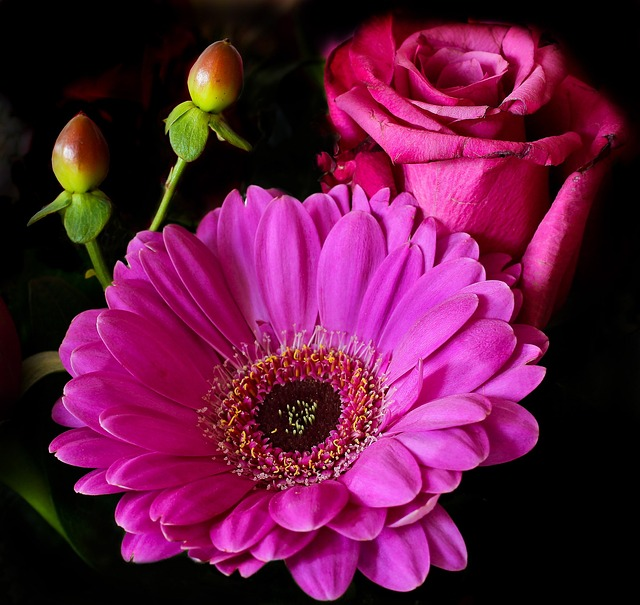
#> input picture dwt/1/flower-344109_640 (1).jpg, 640 x 605 px, found by its file name
$ python '重构子图显示2.py'
#> lines starting #> are read from the running program, lines starting #| are printed output that depends on the picture


import numpy as np
import matplotlib.pyplot as plt
from PIL import Image

# 读取图像并转换为灰度图
image_path = "C:/Users\RT\Desktop\DRCNN\dwt/1/flower-344109_640 (1).jpg"  # 替换为你的图像路径''
image = Image.open(image_path).convert("L")
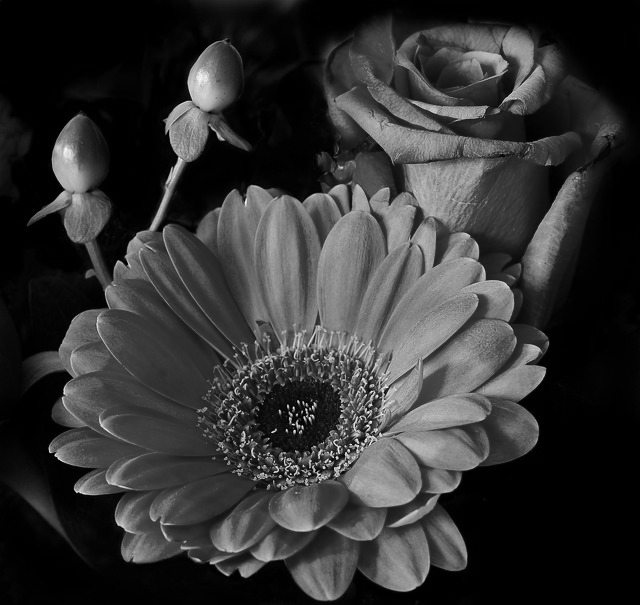
#> image: PIL image 640x605 L; min 0, max 252, mean 50.8
image_np = np.array(image)

# 对图像进行 FFT 变换
f_transform = np.fft.fft2(image_np)
f_shift = np.fft.fftshift(f_transform)  # 将零频率分量移到中心
magnitude_spectrum = 20 * np.log(np.abs(f_shift))
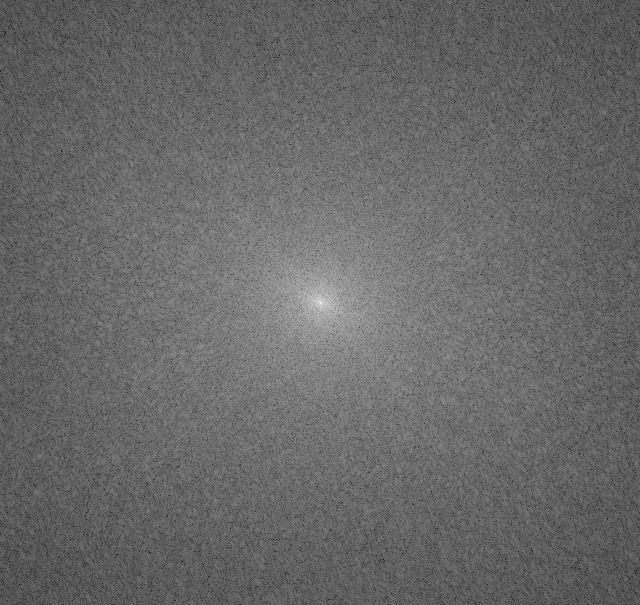
#> magnitude_spectrum: shape (605, 640) float64; min 52.31, max 335.9, mean 168.1; drawn with min black and max white

# 显示频域图像
plt.figure(figsize=(12, 6))
plt.subplot(1, 2, 1)
plt.title("Original Image")
plt.imshow(image_np, cmap="gray")
plt.axis("off")

plt.subplot(1, 2, 2)
plt.title("Frequency Domain")
plt.imshow(magnitude_spectrum, cmap="gray")
plt.axis("off")
plt.show()
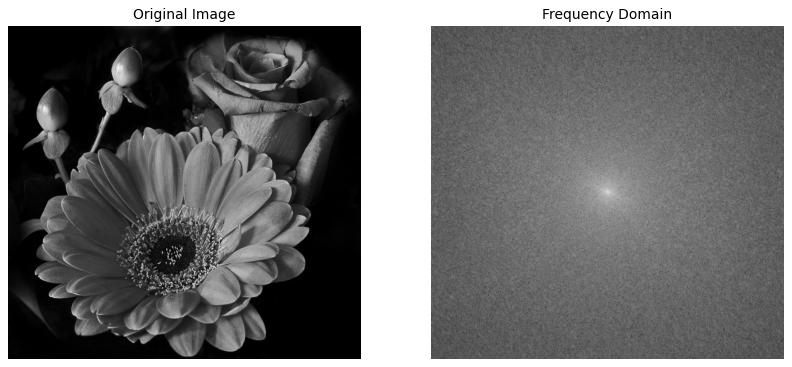
#> figure drawn by matplotlib, 2 panels

# 设定方向感应阈值进行去噪
rows, cols = image_np.shape
#> rows = 605; cols = 640
crow, ccol = rows // 2, cols // 2  # 中心点
#> crow = 302; ccol = 320

# 创建方向感应掩模
threshold = 50  # 控制频率范围
angle_range = np.pi / 4  # 控制方向范围 (以弧度为单位)
mask = np.ones((rows, cols), np.uint8)
y, x = np.ogrid[:rows, :cols]
#> y = 605 values from 0 to 604
dx, dy = x - ccol, y - crow
#> dy = 605 values from -302 to 302
angles = np.arctan2(dy, dx)  # 计算角度
frequencies = np.sqrt(dx**2 + dy**2)  # 计算频率幅度

# 应用方向感应阈值
mask[(frequencies < threshold) | (np.abs(angles) > angle_range)] = 0

# 应用掩模
f_shift_filtered = f_shift * mask

# 反傅里叶变换以恢复图像
f_ishift = np.fft.ifftshift(f_shift_filtered)
image_denoised = np.fft.ifft2(f_ishift)
image_denoised = np.abs(image_denoised)
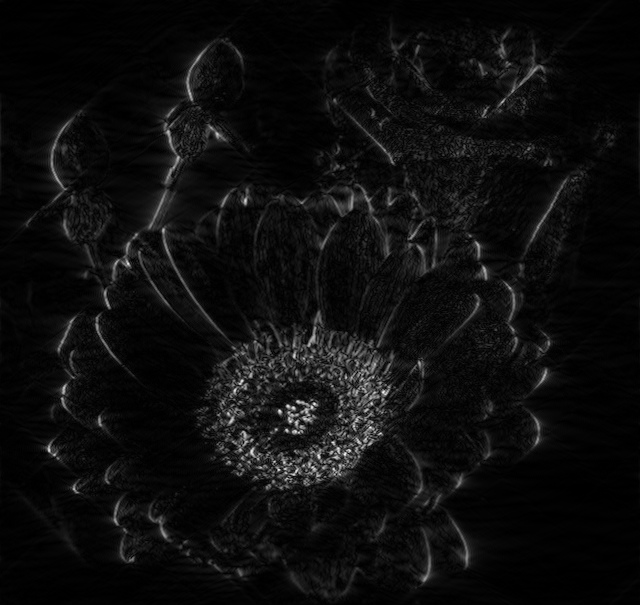
#> image_denoised: shape (605, 640) float64; min 0.00356, max 82.28, mean 4.5; drawn with min black and max white

# 显示去噪后的图像
plt.figure(figsize=(12, 6))
plt.subplot(1, 2, 1)
plt.title("Filtered Frequency Domain")
plt.imshow(20 * np.log(np.abs(f_shift_filtered) + 1), cmap="gray")
plt.axis("off")

plt.subplot(1, 2, 2)
plt.title("Denoised Image")
plt.imshow(image_denoised, cmap="gray")
plt.axis("off")
plt.show()
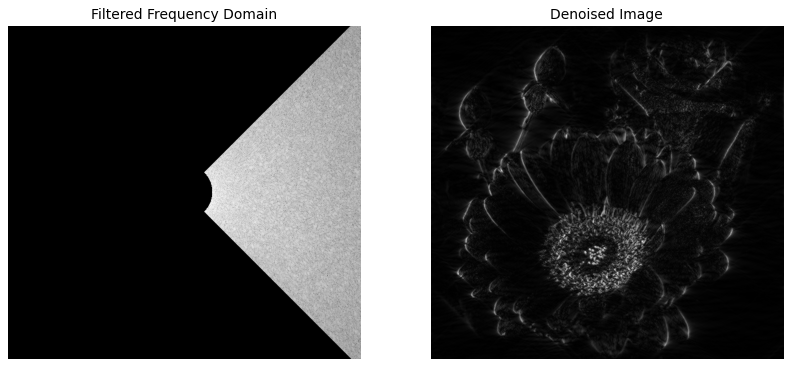
#> figure drawn by matplotlib, 2 panels

# 保存去噪后的图像
output_path = "denoised_image.jpg"  # 替换为你的输出路径
Image.fromarray(image_denoised.astype(np.uint8)).save(output_path)
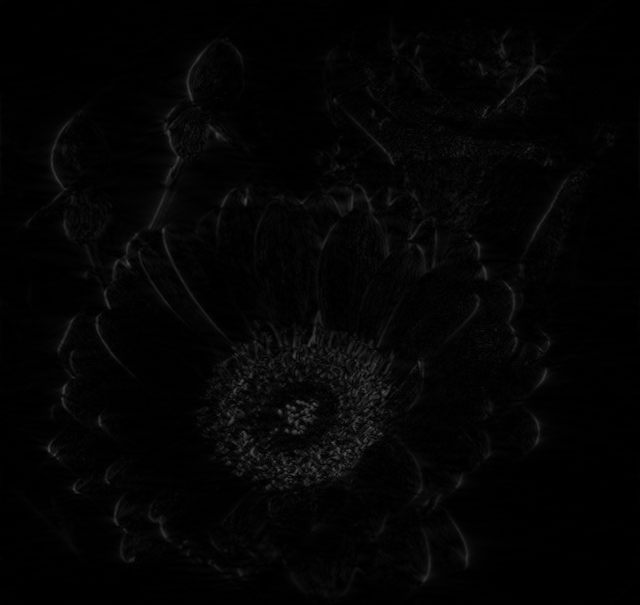
#> saved as denoised_image.jpg: PIL image 640x605 L; min 0, max 82, mean 4

print(f"Denoised image saved to {output_path}")
